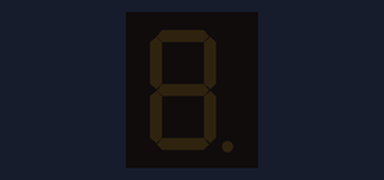
Bench run of a sketch on a simulated Arduino Uno, built with avr-gcc and run on an emulated ATmega328P. Parts: 1-digit seven-segment display. Wiring (inferred from the names in the program): 1-digit 7-segment display, segments lit when HIGH: segments pin 8, pin 7, pin 6, pin 5, pin 4, pin 3, pin 2. The segment pins are drawn as the display they are named for.

Above: at 0.1 s.
At 1.1 s:
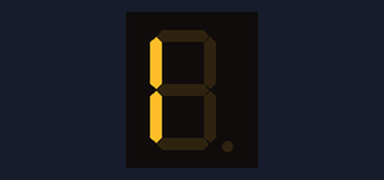
At 3.1 s:
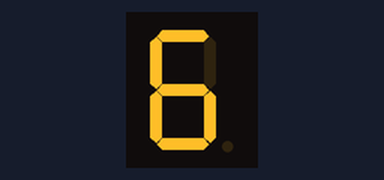
At 5.1 s:
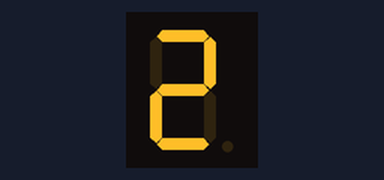
At 7.1 s:
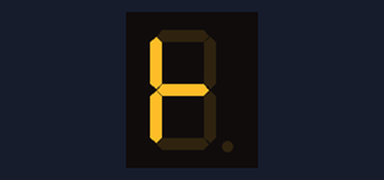
At 9.1 s:
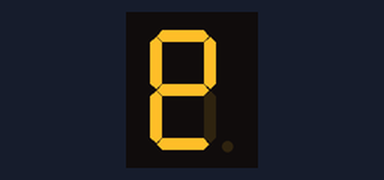

Measured:
- by itself, everything shown: repeats every 11.0 s, in 6 steps
- what the display in image 1 shows lasts 1.0 s, from 1.0 s to 2.0 s
- what the display in image 2 shows lasts 2.0 s, from 3.0 s to 5.0 s
- what the display in image 5 shows lasts 3.0 s, from 9.0 s to 12.0 s

The sketch:

seven_segmant_display_test1.ino
```cpp
#define segA 2//connecting segment A to PIN2

#define segB 3// connecting segment B to PIN3

#define segC 4// connecting segment C to PIN4

#define segD 5// connecting segment D to PIN5

#define segE 6// connecting segment E to PIN6

#define segF 7// connecting segment F to PIN7

#define segG 8// connecting segment G to PIN8


                int COUNT=0;//count integer for 0-9 increment

void setup()

{

                  for (int i=2;i<9;i++)

                  {

                                    pinMode(i, OUTPUT);// taking all pins from 2-8 as output

                  }

}


void loop()

{

switch (COUNT)

                {


                case 1:// when count value is 1 show”1” on disp

                digitalWrite(segA, LOW);

                digitalWrite(segB, HIGH);

                digitalWrite(segC, HIGH);

                digitalWrite(segD, LOW);

                digitalWrite(segE, LOW);

                digitalWrite(segF, LOW);

                digitalWrite(segG, LOW);

                break;

   case 2:// when count value is 1 show”1” on disp

                digitalWrite(segA, HIGH);

                digitalWrite(segB, HIGH);

                digitalWrite(segC, LOW);

                digitalWrite(segD, HIGH);

                digitalWrite(segE, HIGH);

                digitalWrite(segF, LOW);

                digitalWrite(segG, HIGH);

                break;


                case 3:// when count value is 3 show”3” on disp

                digitalWrite(segA, HIGH);

                digitalWrite(segB, HIGH);

                digitalWrite(segC, HIGH);

                digitalWrite(segD, HIGH);

                digitalWrite(segE, HIGH);

                digitalWrite(segF, LOW);

                digitalWrite(segG, HIGH);

                break;


                case 5:// when count value is 5 show”5” on disp

                digitalWrite(segA, HIGH);

                digitalWrite(segB, LOW);

                digitalWrite(segC, HIGH);

                digitalWrite(segD, HIGH);

                digitalWrite(segE, LOW);

                digitalWrite(segF, HIGH);

                digitalWrite(segG, HIGH);

                break;


                case 7:// when count value is 7 show”7” on disp

                digitalWrite(segA, HIGH);

                digitalWrite(segB, HIGH);

                digitalWrite(segC, HIGH);

                digitalWrite(segD, LOW);

                digitalWrite(segE, LOW);

                digitalWrite(segF, LOW);

                digitalWrite(segG, LOW);

                break;


                case 9:// when count value is 9 show”9” on disp

                digitalWrite(segA, HIGH);

                digitalWrite(segB, HIGH);

                digitalWrite(segC, HIGH);

                digitalWrite(segD, HIGH);

                digitalWrite(segE, LOW);

                digitalWrite(segF, HIGH);

                digitalWrite(segG, HIGH);

                break;


                break;

                }

                if (COUNT<10)

                {

                                COUNT++;

                                delay(1000);///increment count integer for every second

                }

                if (COUNT==10)

                {

                                COUNT=0;// if count integer value is equal to 10, reset it to zero.

                                delay(1000);

                }

}
```
